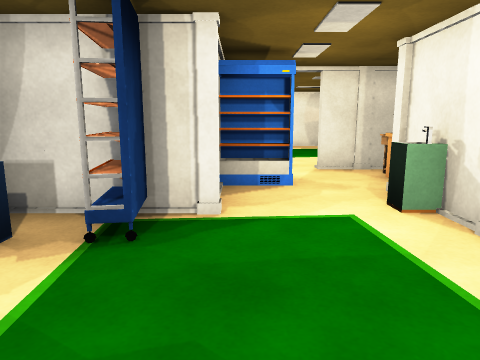
view 1 (above)

20 first-person views from a walk through a Unity game level. The camera is 1.2 m above the floor, tilts 10° down and sees 70° across. The floor is counted in squares, 1 m on a side. Each view is taken from the middle of a square. On the plan, view 1 faces up. The plan holds only what a view shows up to about 14 squares ahead; the rest is blank. The place goes on beyond the plan. The player character is not drawn. Surface patterns are stand-ins for the level's own textures.

view 2
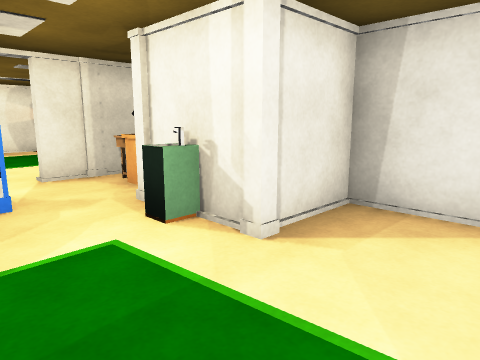

view 3
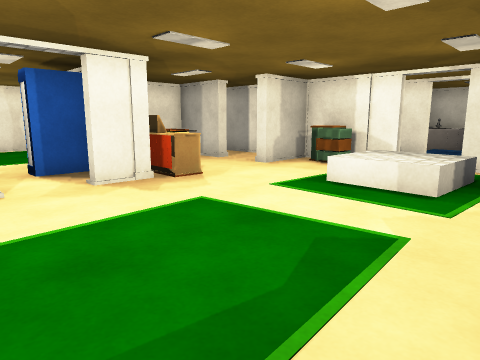

view 4
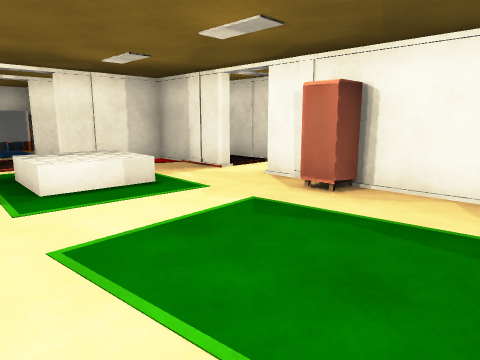

view 5
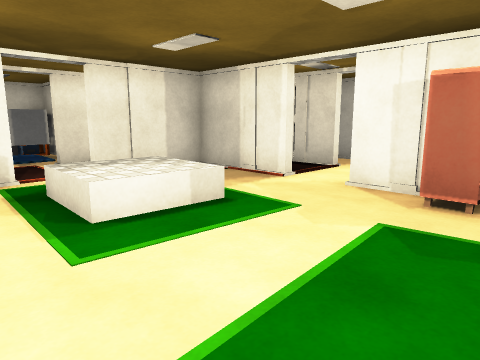

view 6
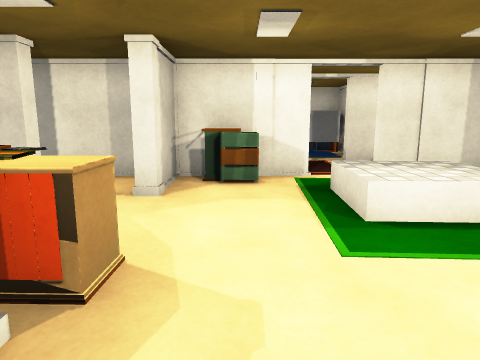

view 7
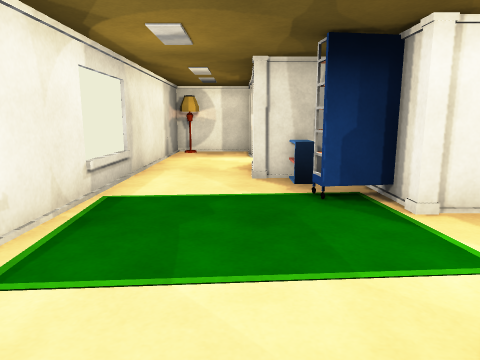

view 8
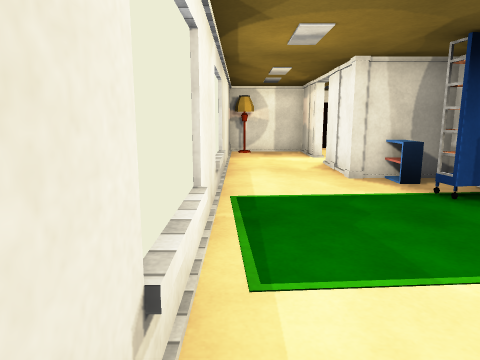

view 9
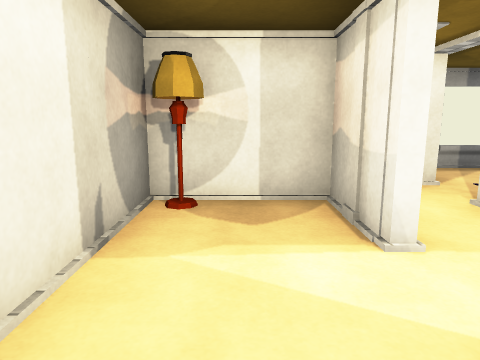

view 10
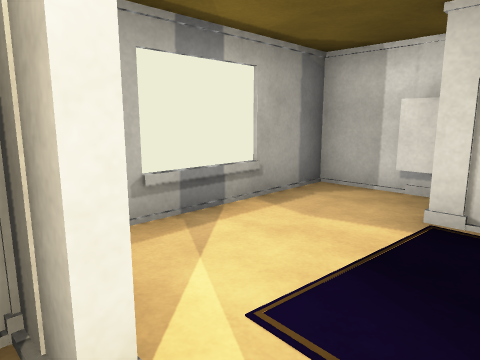

view 11
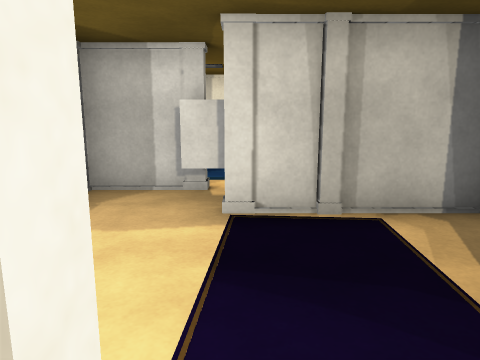

view 12
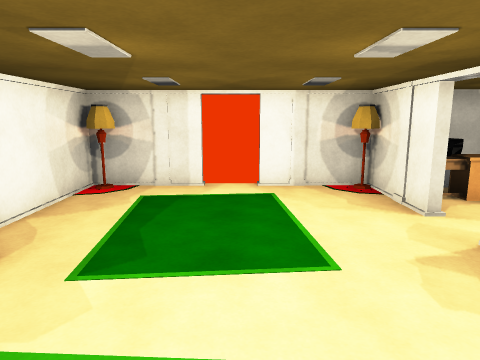

view 13
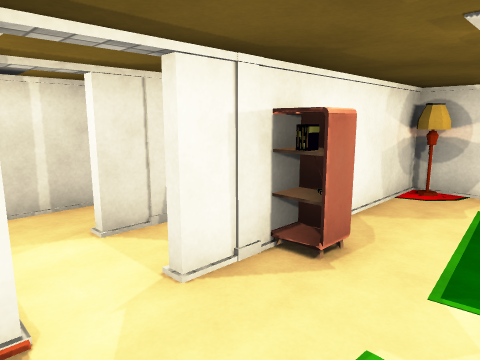

view 14
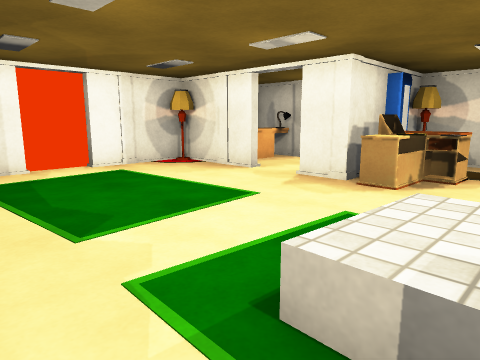

view 15
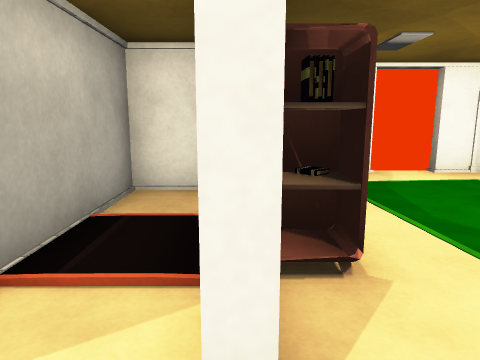

view 16
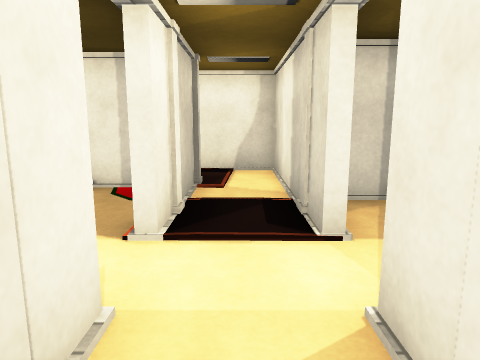

view 17
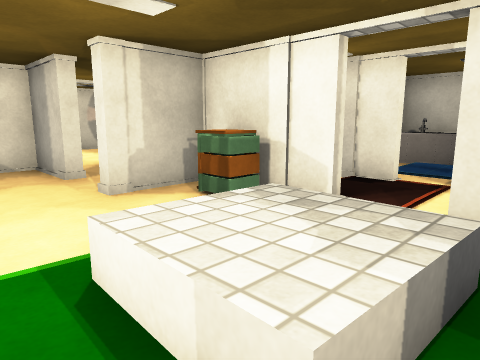

view 18
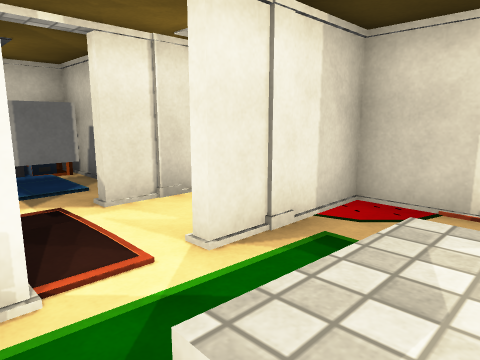

view 19
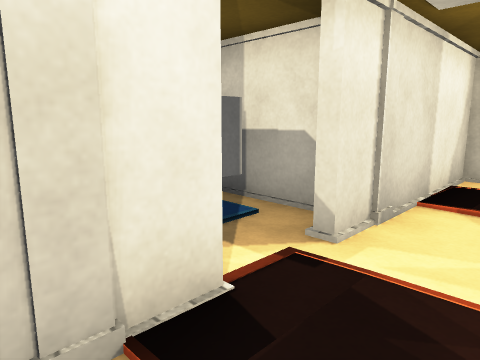

view 20
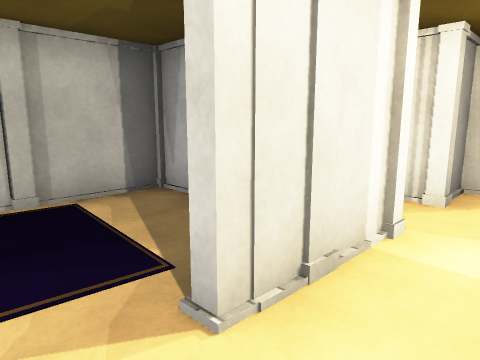

### Floor plan
Key: @ floor where view 1 was taken; # wall or solid block; . main floor; : floor 0.5 m higher than the main floor; / step, stairs or slope; O other object.
Columns run from 13 left of view 1 to 5 right of it. Each row starts with its distance up from view 1.
 20          ####
 19        #....
 18     #####O.######
 17     #...........#
 16     #  OO#.#OO#####
 15     #. #.....O....O
 14 #####..O..........O
 13 OOOO#..#/:/.......#
 12 OOO...../:/.......#
 11 OO..O .O..........O
 10  #OOO .O..........O
  9 #.OOO#OOO..OOO.#OO
  8 #......#...OO....O
  7 #......#...O##..OO#
  6 #..... #.O...#..OO#
  5  ....  #.O##O#.OOO
  4    .......#.O...##
  3    . O..#OO.O  ...
  2     #O.......  ...#
  1     #......... ..
  0     O........@....
 -1      ############

Positions as (right, up) in squares from view 1, and headings:
1: (0, 0), facing up
2: (0, 1), facing up-right
3: (3, 15), facing down-left
4: (3, 10), facing up-left
5: (1, 10), facing up-left
6: (1, 10), facing left
7: (4, 2), facing left
8: (4, 0), facing left
9: (-4, 1), facing left
10: (-9, 4), facing up-left
11: (-10, 4), facing up
12: (-4, 12), facing right
13: (-4, 13), facing up-right
14: (-4, 15), facing down-right
15: (-3, 16), facing right
16: (0, 17), facing left
17: (-2, 14), facing down-left
18: (-4, 11), facing up-left
19: (-7, 10), facing up-left
20: (-10, 3), facing up-right
